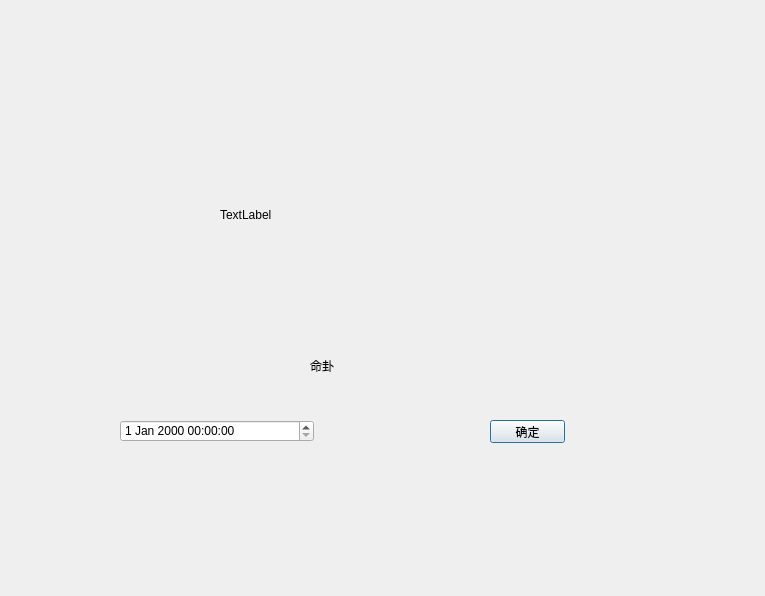
<?xml version="1.0" encoding="UTF-8"?>
<ui version="4.0">
 <class>Dialog</class>
 <widget class="QDialog" name="Dialog">
  <property name="geometry">
   <rect>
    <x>0</x>
    <y>0</y>
    <width>765</width>
    <height>596</height>
   </rect>
  </property>
  <property name="windowTitle">
   <string>Dialog</string>
  </property>
  <widget class="QPushButton" name="pushButton">
   <property name="geometry">
    <rect>
     <x>490</x>
     <y>420</y>
     <width>75</width>
     <height>23</height>
    </rect>
   </property>
   <property name="text">
    <string>确定</string>
   </property>
  </widget>
  <widget class="QDateTimeEdit" name="dateTimeEdit">
   <property name="geometry">
    <rect>
     <x>120</x>
     <y>420</y>
     <width>194</width>
     <height>22</height>
    </rect>
   </property>
  </widget>
  <widget class="QLabel" name="imglabel">
   <property name="geometry">
    <rect>
     <x>220</x>
     <y>90</y>
     <width>250</width>
     <height>250</height>
    </rect>
   </property>
   <property name="text">
    <string>TextLabel</string>
   </property>
  </widget>
  <widget class="QLabel" name="label">
   <property name="geometry">
    <rect>
     <x>310</x>
     <y>360</y>
     <width>54</width>
     <height>12</height>
    </rect>
   </property>
   <property name="text">
    <string>命卦</string>
   </property>
  </widget>
 </widget>
 <resources/>
 <connections/>
</ui>
